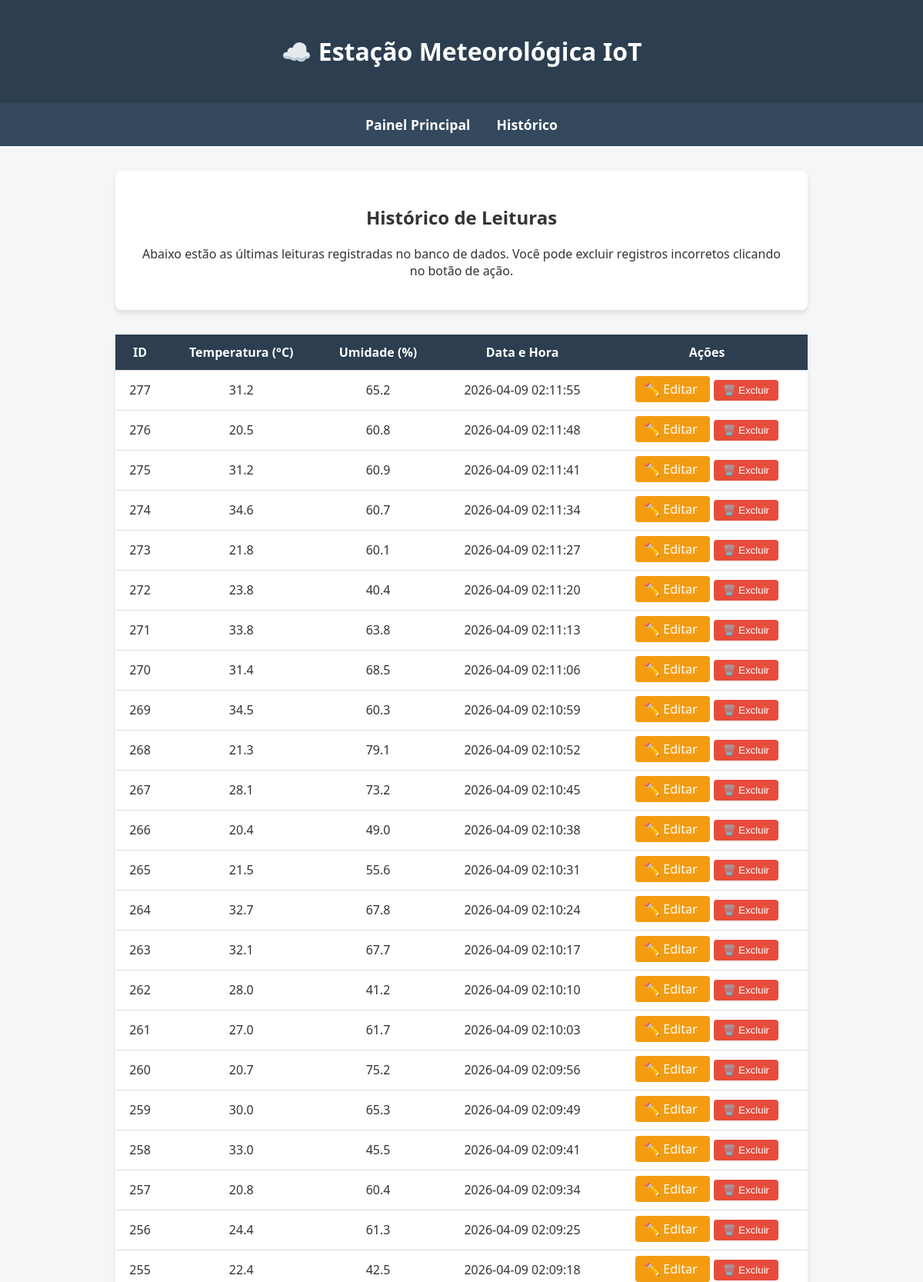
The page /historico (upper part) on the database its author committed.
### tables this page shows
CREATE TABLE leituras (
    id          INTEGER PRIMARY KEY AUTOINCREMENT,
    temperatura REAL    NOT NULL,
    umidade     REAL    NOT NULL,
    pressao     REAL,               -- opcional
    localizacao TEXT DEFAULT 'Lab', -- opcional
    timestamp   DATETIME DEFAULT (datetime('now','localtime'))
);

### app.py (the view)
@app.route('/historico')
def historico():
    leituras = db.obter_leituras(limite=50)
    return render_template('historico.html', leituras=leituras)

### database.py (called while the page is built)
def get_db_connection():
    conn = sqlite3.connect(DATABASE, timeout=10)
    conn.execute('PRAGMA journal_mode=WAL')
    conn.execute('PRAGMA busy_timeout=5000')  # espera até 5s caso esteja ocupado
    conn.row_factory = sqlite3.Row
    return conn

def obter_leituras(limite=10):
    with get_db_connection() as conn:
        leituras = conn.execute(
            'SELECT * FROM leituras ORDER BY timestamp DESC LIMIT ?',
            (limite,)
        ).fetchall()
        return [dict(leitura) for leitura in leituras]

### templates/historico.html (shortened to what this page needs)
{% extends 'base.html' %}
{% block content %}
<div class="card">
    <h2>Histórico de Leituras</h2>
    <p>Abaixo estão as últimas leituras registradas no banco de dados. Você pode excluir registros incorretos clicando no botão de ação.</p>
</div>
<table>
    <tr>
        <th>ID</th>
        <th>Temperatura (°C)</th>
        <th>Umidade (%)</th>
        <th>Data e Hora</th>
        <th>Ações</th>
    </tr>
    {% for leitura in leituras %}
    <tr id="linha-{{ leitura.id }}">
        <td>{{ leitura.id }}</td>
        <td>{{ leitura.temperatura }}</td>
        <td>{{ leitura.umidade }}</td>
        <td>{{ leitura.timestamp }}</td>
        <td>
            <a href="/editar/{{ leitura.id }}"
               style="background-color: #f39c12; color: white; text-decoration: none; padding: 6px 12px; border-radius: 4px; margin-right: 5px;">
                ✏️ Editar
            </a>
            <button onclick="deletarLeitura({{ leitura.id }})"
                    style="background-color: #e74c3c; color: white; border: none; padding: 6px 12px; border-radius: 4px; cursor: pointer;">
                🗑️ Excluir
            </button>
        </td>
    </tr>
    {% endfor %}
</table>
{% endblock %}

### templates/base.html (style rules this page uses)
body { font-family: 'Segoe UI', Tahoma, Geneva, Verdana, sans-serif; background-color: #f4f7f6; margin: 0; padding: 0; color: #333; }
.card { background: #ffffff; padding: 1.5rem; border-radius: 8px; box-shadow: 0 4px 6px rgba(0,0,0,0.1); text-align: center; margin-bottom: 2rem; }
table { width: 100%; border-collapse: collapse; background: #fff; box-shadow: 0 4px 6px rgba(0,0,0,0.1); }
th, td { padding: 12px; border-bottom: 1px solid #ddd; text-align: center; }
th { background-color: #2c3e50; color: white; }

### rows shown on the page
leituras: id "277", temperatura "31.2", umidade "65.2", timestamp "2026-04-09 02:11:55"
leituras: id "276", temperatura "20.5", umidade "60.8", timestamp "2026-04-09 02:11:48"
leituras: id "275", temperatura "31.2", umidade "60.9", timestamp "2026-04-09 02:11:41"
leituras: id "274", temperatura "34.6", umidade "60.7", timestamp "2026-04-09 02:11:34"
leituras: id "273", temperatura "21.8", umidade "60.1", timestamp "2026-04-09 02:11:27"
leituras: id "272", temperatura "23.8", umidade "40.4", timestamp "2026-04-09 02:11:20"
leituras: id "271", temperatura "33.8", umidade "63.8", timestamp "2026-04-09 02:11:13"
leituras: id "270", temperatura "31.4", umidade "68.5", timestamp "2026-04-09 02:11:06"
leituras: id "269", temperatura "34.5", umidade "60.3", timestamp "2026-04-09 02:10:59"
leituras: id "268", temperatura "21.3", umidade "79.1", timestamp "2026-04-09 02:10:52"
leituras: id "267", temperatura "28.1", umidade "73.2", timestamp "2026-04-09 02:10:45"
leituras: id "266", temperatura "20.4", umidade "49.0", timestamp "2026-04-09 02:10:38"
leituras: id "265", temperatura "21.5", umidade "55.6", timestamp "2026-04-09 02:10:31"
leituras: id "264", temperatura "32.7", umidade "67.8", timestamp "2026-04-09 02:10:24"
leituras: id "263", temperatura "32.1", umidade "67.7", timestamp "2026-04-09 02:10:17"
leituras: id "262", temperatura "28.0", umidade "41.2", timestamp "2026-04-09 02:10:10"
leituras: id "261", temperatura "27.0", umidade "61.7", timestamp "2026-04-09 02:10:03"
leituras: id "260", temperatura "20.7", umidade "75.2", timestamp "2026-04-09 02:09:56"
leituras: id "259", temperatura "30.0", umidade "65.3", timestamp "2026-04-09 02:09:49"
leituras: id "258", temperatura "33.0", umidade "45.5", timestamp "2026-04-09 02:09:41"
leituras: id "257", temperatura "20.8", umidade "60.4", timestamp "2026-04-09 02:09:34"
leituras: id "256", temperatura "24.4", umidade "61.3", timestamp "2026-04-09 02:09:25"
leituras: id "255", temperatura "22.4", umidade "42.5", timestamp "2026-04-09 02:09:18"
